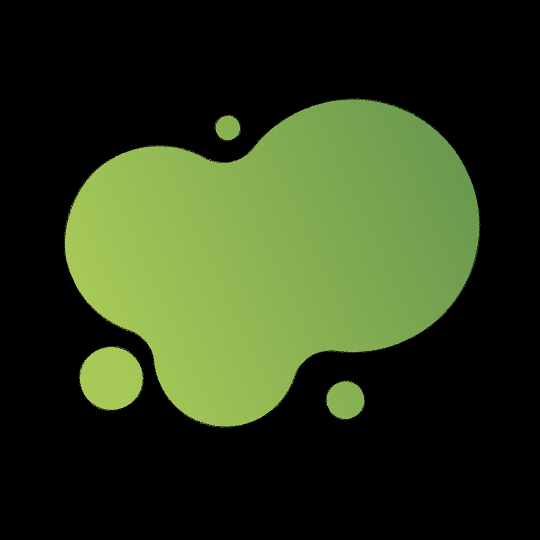
#> input picture assets/bg.png, 1080 x 1080 px (shown at 1/2 size)
$ python -i main.py   (imports and definitions only)
#> lines starting #> are read from the running program, lines starting #| are printed output that depends on the picture; after the words box and inside, x2 and y2 are one past the last pixel; in counts of white or black regions, pixels touching at a corner belong together
from rembg import remove
import cv2
import numpy as np
from PIL import Image
import os
from PIL import ImageEnhance
from storage import save_in_gcs

# Define the folder containing the input images
input_folder = 'images'

# Get a list of all files in the input folder
# [1 line that did not run here, left out]

# Initialize a variable to keep track of the image number
image_number = 0


# [221 lines left out: functions rotate_if_needed, enhance_image, square_the_image, calculate_and_resize, align_center_of_object, remove_bg and 1 more, not called in this run]


def blur_image(input):
#> called with input = 'assets/bg.png'
    image = cv2.imread(input, cv2.IMREAD_UNCHANGED)
#> image is the input picture: shape (1080, 1080, 4); mean B, G, R, A 27, 58.2, 45.1, 82.4

    # Separate the alpha channel
    rgb_channels = image[:, :, :3]
    alpha_channel = image[:, :, 3]
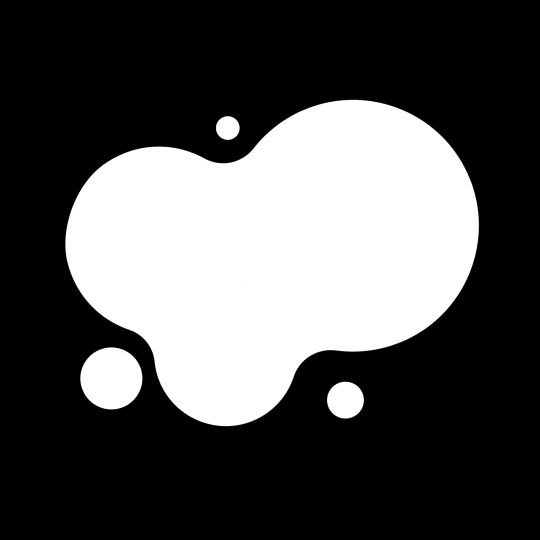
#> alpha_channel: shape (1080, 1080) (shown at 1/2 size); min 0, max 255, mean 82.4

    # Create a mask for the non-transparent areas
    _, mask = cv2.threshold(alpha_channel, 0, 255, cv2.THRESH_BINARY)
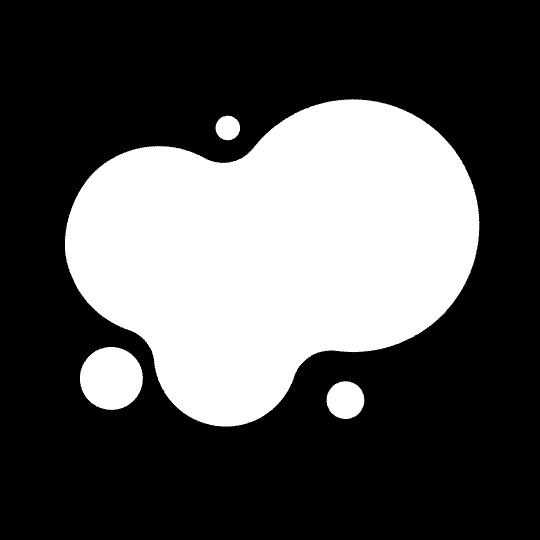
#> mask: shape (1080, 1080) (shown at 1/2 size); 32.5% white; 13 white regions (9 under 20 px), largest, box (x1, y1, x2, y2) and area: (129, 198, 959, 853) 360653, (160, 694, 286, 820) 12426, (653, 762, 729, 838) 4464, (431, 231, 480, 281) 1880

    # Create a larger mask for the blurred area
    kernel = np.ones((41, 41), np.uint8)
    dilated_mask = cv2.dilate(mask, kernel, iterations=1)
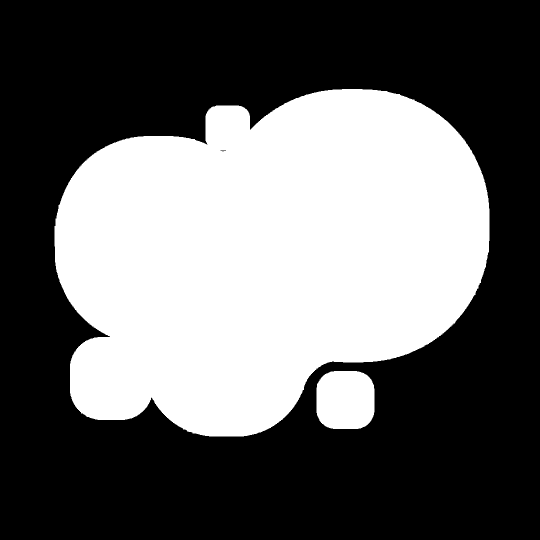
#> dilated_mask: shape (1080, 1080) (shown at 1/2 size); 39.8% white; 2 white regions, box (x1, y1, x2, y2) and area: (109, 178, 979, 873) 451884, (633, 742, 749, 858) 12161

    # Invert the masks
    inv_mask = cv2.bitwise_not(mask)
    inv_dilated_mask = cv2.bitwise_not(dilated_mask)

    # Create the blur effect
    blurred_rgb = cv2.GaussianBlur(rgb_channels, (41, 41), 0)
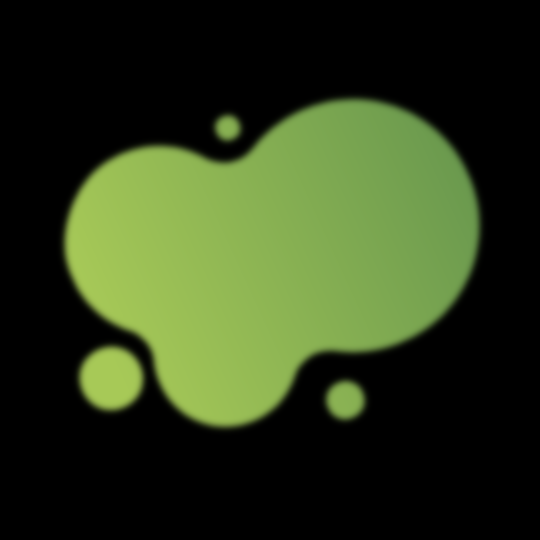
#> blurred_rgb: shape (1080, 1080, 3) (shown at 1/2 size); mean B, G, R 27, 58.2, 45.1

    # Combine the original image with the blurred edges
    result_rgb = rgb_channels.copy()
    result_rgb = cv2.bitwise_and(result_rgb, result_rgb, mask=mask)
    blurred_edges = cv2.bitwise_and(blurred_rgb, blurred_rgb, mask=inv_dilated_mask)
#> blurred_edges: shape (1080, 1080, 3); every value is 0
    result_rgb = cv2.add(result_rgb, blurred_edges)

    # Combine the result with the original alpha channel
    result = cv2.merge([result_rgb, alpha_channel])

    cv2.imwrite('temp/blur.png', result)
    print("Image blurred and saved.")

    return 'temp/blur.png'


# [54 lines left out: functions add, meal_image_editor, not called in this run]

>>> result = blur_image('assets/bg.png')
